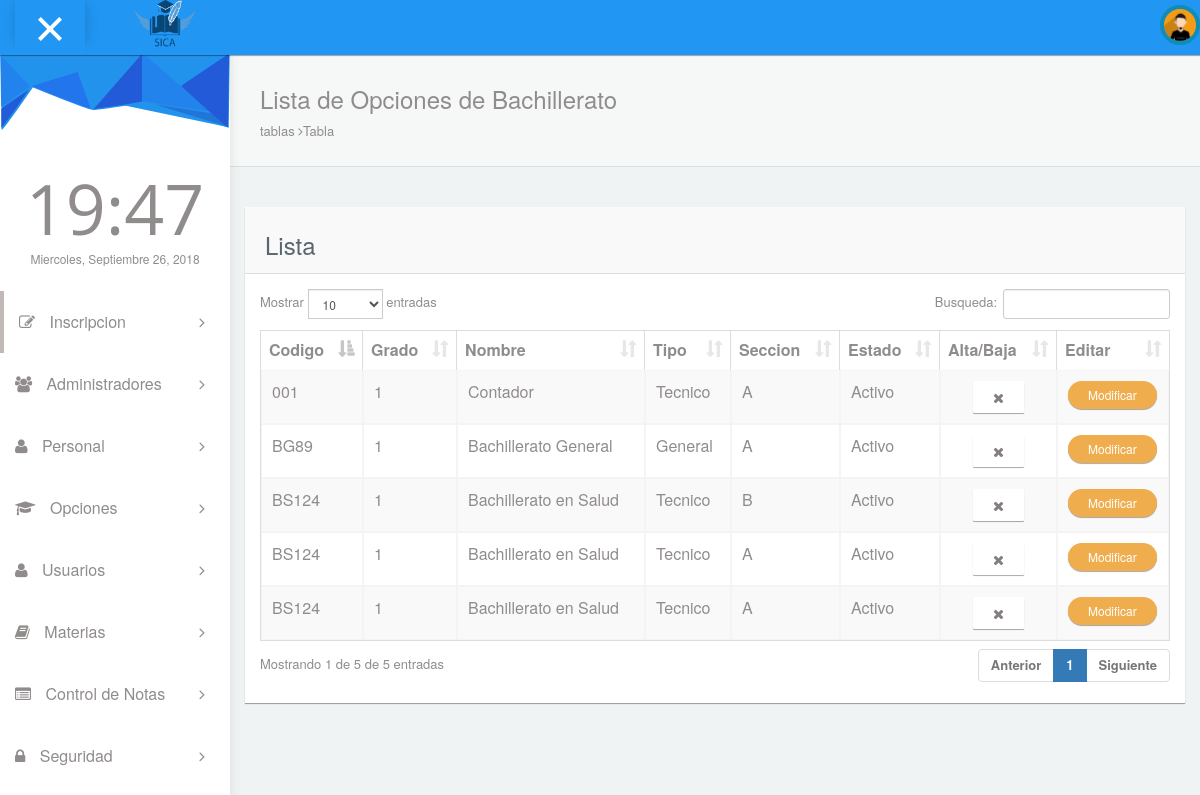
Page /pages/listaOpciones.php on the earlier database version.
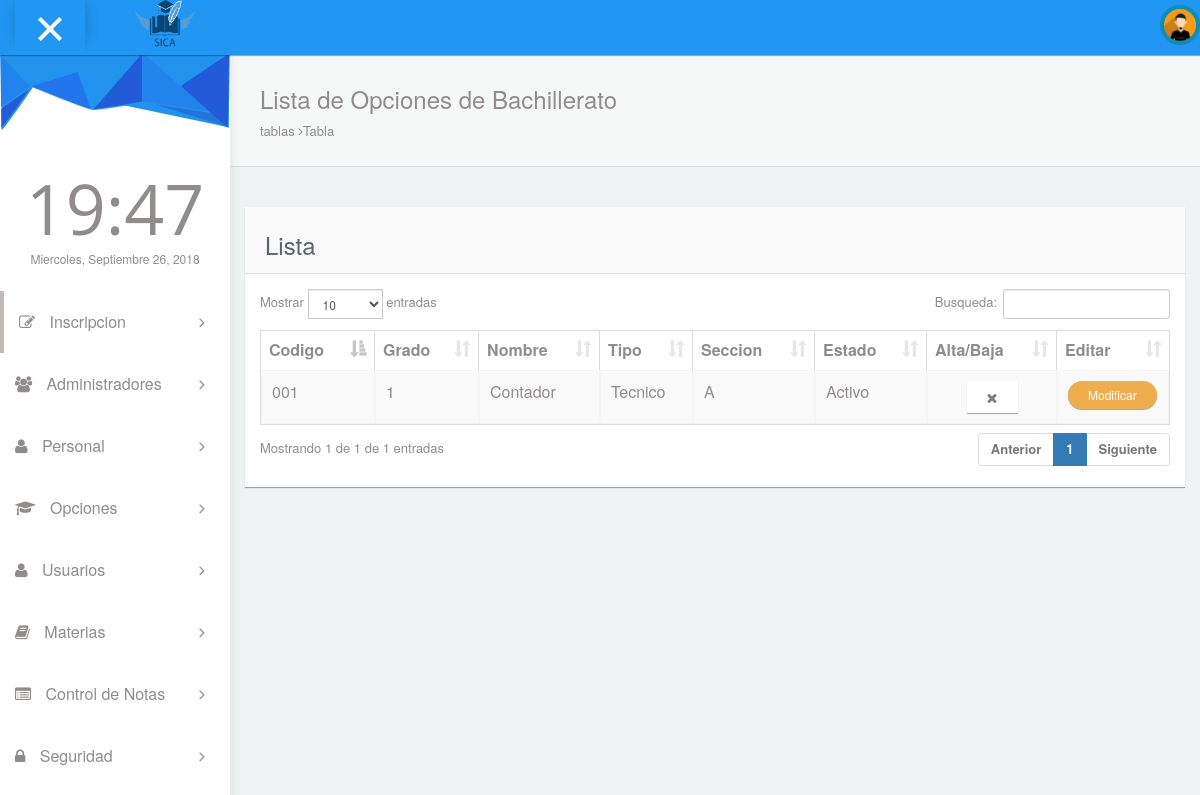
Same page on the later database version.
### tables this page shows
CREATE TABLE `topciones` (
  `eid_opcion` int(11) NOT NULL,
  `ecupo_maximo` int(11) NOT NULL,
  `efk_bto` int(11) NOT NULL,
  `efk_grado` int(11) NOT NULL,
  `efk_seccion` int(11) NOT NULL,
  `eestado` int(11) NOT NULL
);

CREATE TABLE `tbachilleratos` (
  `eid_bachillerato` int(11) NOT NULL,
  `ccodigo` varchar(20) NOT NULL,
  `cnombe` varchar(30) NOT NULL,
  `cdescripcion` varchar(200) NOT NULL,
  `efk_tipo` int(11) NOT NULL,
  `eestado` int(11) NOT NULL
);

CREATE TABLE `tgrado` (
  `eid_grado` int(11) NOT NULL,
  `cgrado` int(11) NOT NULL
);

CREATE TABLE `ttipobachillerato` (
  `eid_tipo` int(11) NOT NULL,
  `ctipo` varchar(50) NOT NULL
);

CREATE TABLE `tsecciones` (
  `eid_seccion` int(11) NOT NULL,
  `cseccion` varchar(10) NOT NULL
);

### pages/tablaOpcCom.php (the view)
<?php
include "../config/conexion.php";
$result = $conexion->query("SELECT tsecciones.cseccion,topciones.eestado,eid_opcion,ecupo_maximo,efk_bto,efk_grado,efk_seccion,tbachilleratos.cnombe,ccodigo,tgrado.cgrado,ttipobachillerato.ctipo FROM topciones INNER JOIN tsecciones ON topciones.efk_seccion = tsecciones.eid_seccion INNER JOIN tbachilleratos ON topciones.efk_bto = tbachilleratos.eid_bachillerato INNER JOIN tgrado ON topciones.efk_grado = tgrado.eid_grado INNER JOIN ttipobachillerato ON tbachilleratos.efk_tipo = ttipobachillerato.eid_tipo where tbachilleratos.eestado='1'ORDER BY eid_grado");
if ($result) {
    while ($fila = $result->fetch_object()) {
        echo "<tr>";
        echo "<td>" . $fila->ccodigo . "</td>";
        echo "<td>" . $fila->cgrado . "</td>";
        echo "<td>" . $fila->cnombe . "</td>";
        echo "<td>" . $fila->ctipo . "</td>";
        echo "<td>" . $fila->cseccion . "</td>";
        if ($fila->eestado==1) {
          echo "<td>Activo</td>";
          echo "<td style='text-align:center;'><button title='Desactivar el registro' align='center' type='button' class='btn btn-default' onclick=confirmarAct(" . $fila->eid_opcion . ",1);><i class='fa fa-remove'></i>
             </button></td>";
       }else
       {
          echo "<td>Inactivo</td>";
          echo "<td style='text-align:center;'><button title='Activar el registro' align='center' type='button' class='btn btn-default' onclick=confirmarAct(" . $fila->eid_opcion . ",2);><i class='fa fa-check'></i>
             </button></td>";
       }
       $aux= "<button type=\"button\" class=\"btn btn-warning btn-sm btn-round\" ";
       $aux.="onclick=\"editar('".$fila->eid_opcion."','".$fila->efk_grado."','".$fila->efk_bto."','".$fila->efk_seccion."','".$fila->ecupo_maximo."')\";>";
       $aux.="Modificar</button>";
       echo "<td width='90'>";
       echo $aux;
        echo "</tr>";
    }
}
?>

### pages/listaOpciones.php (shortened to what this page needs)
<!DOCTYPE html>
<html lang="en">
<head>
  <link rel="stylesheet" type="text/css" href="../asset/css/bootstrap.min.css">
  <link rel="stylesheet" type="text/css" href="../asset/css/sweetalert2.css"/>
  <link rel="stylesheet" type="text/css" href="../asset/css/plugins/font-awesome.min.css"/>
  <link rel="stylesheet" type="text/css" href="../asset/css/plugins/datatables.bootstrap.min.css"/>
  <link rel="stylesheet" type="text/css" href="../asset/css/plugins/animate.min.css"/>
  <link href="../asset/css/style.css" rel="stylesheet">
</head>
<body id="mimin" class="dashboard">
      <?php include "header.php"?>
      <div class="container-fluid mimin-wrapper">
<?php include "menu.php";?>
            <div id="content">
               <div class="panel box-shadow-none content-header">
                  <div class="panel-body">
                    <div class="col-md-12">
                        <h3 class="animated fadeInLeft">Lista de Opciones de Bachillerato</h3>
                        <p class="animated fadeInDown">
                          tablas <span class="fa-angle-right fa"></span>Tabla
                        </p>
                    </div>
                  </div>
              </div>
              <form id="turismo" name="turismo" action="" method="post">
              <div class="col-md-12 top-20 padding-0">
                <div class="col-md-12">
                  <div class="panel">
                    <div class="panel-heading"><h3>Lista</h3></div>
                    <div class="panel-body">
                      <div class="responsive-table">
                      <table id="datatables-example" style="font-size:16px" class="table table-striped table-bordered" width="100%" cellspacing="0">
                      <thead>
                        <tr>
                          <th>Codigo</th>
                          <th>Grado</th>
                          <th>Nombre</th>
                          <th>Tipo</th>
                          <th>Seccion</th>
                          <th>Estado</th>
                          <th>Alta/Baja</th>
                          <th>Editar</th>
                        </tr>
                      </thead>
                      <tbody class="tabla_ajax">
                      <?php include('tablaOpcCom.php') ?>
                      </tbody>
                        </table>
                      </div>
                  </div>
                </div>
              </div>
              </div>
              </form>
            </div>
      </div>
</body>
</html>

Differences in the rows shown:
removed topciones: efk_bto.ccodigo "BS124", efk_grado.cgrado "1", efk_bto.cnombe "Bachillerato en Salud", ttipobachillerato.ctipo "Tecnico", efk_seccion.cseccion "B"
no longer on this page (row unchanged): topciones: efk_bto.ccodigo "BG89", efk_grado.cgrado "1", efk_bto.cnombe "Bachillerato General", ttipobachillerato.ctipo "General", efk_seccion.cseccion "A"
removed topciones: efk_bto.ccodigo "BS124", efk_grado.cgrado "1", efk_bto.cnombe "Bachillerato en Salud", ttipobachillerato.ctipo "Tecnico", efk_seccion.cseccion "A"
removed topciones: efk_bto.ccodigo "BS124", efk_grado.cgrado "1", efk_bto.cnombe "Bachillerato en Salud", ttipobachillerato.ctipo "Tecnico", efk_seccion.cseccion "A"
Other differences:
text written by a page script: "Mostrar entradas Busqueda: Mostrando 1 de 5 de 5 entradas Anterior 1 Siguiente" → "Mostrar entradas Busqueda: Mostrando 1 de 1 de 1 entradas Anterior 1 Siguiente"
